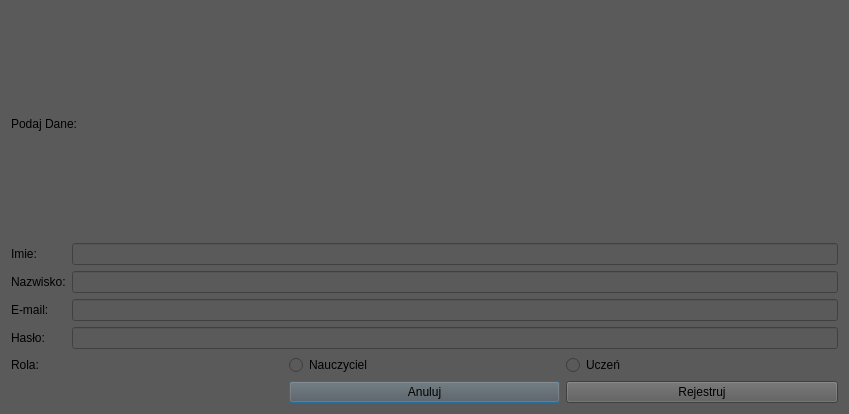
<?xml version="1.0" encoding="UTF-8"?>
<ui version="4.0">
 <class>RegisterWindow</class>
 <widget class="QDialog" name="RegisterWindow">
  <property name="geometry">
   <rect>
    <x>0</x>
    <y>0</y>
    <width>849</width>
    <height>414</height>
   </rect>
  </property>
  <property name="windowTitle">
   <string>Dialog</string>
  </property>
  <property name="styleSheet">
   <string notr="true">background-color: rgb(90, 90, 90);</string>
  </property>
  <layout class="QVBoxLayout" name="verticalLayout_6">
   <item>
    <layout class="QVBoxLayout" name="verticalLayout_4">
     <item>
      <layout class="QVBoxLayout" name="verticalLayout_3">
       <item>
        <widget class="QLabel" name="enterDataLabel">
         <property name="styleSheet">
          <string notr="true">font: 700 26pt &quot;Segoe UI&quot;;
color: &quot;white&quot;;</string>
         </property>
         <property name="text">
          <string>Podaj Dane:</string>
         </property>
        </widget>
       </item>
       <item>
        <layout class="QHBoxLayout" name="horizontalLayout">
         <item>
          <layout class="QVBoxLayout" name="verticalLayout">
           <item>
            <widget class="QLabel" name="nameLabel">
             <property name="styleSheet">
              <string notr="true">font: italic 22pt &quot;Trebuchet MS&quot;;
color: &quot;white&quot;;</string>
             </property>
             <property name="text">
              <string>Imie:</string>
             </property>
            </widget>
           </item>
           <item>
            <widget class="QLabel" name="lastNameLabel">
             <property name="styleSheet">
              <string notr="true">font: italic 22pt &quot;Trebuchet MS&quot;;
color: &quot;white&quot;;</string>
             </property>
             <property name="text">
              <string>Nazwisko:</string>
             </property>
            </widget>
           </item>
           <item>
            <widget class="QLabel" name="emailLabel">
             <property name="styleSheet">
              <string notr="true">font: italic 22pt &quot;Trebuchet MS&quot;;
color: &quot;white&quot;;</string>
             </property>
             <property name="text">
              <string>E-mail:</string>
             </property>
            </widget>
           </item>
           <item>
            <widget class="QLabel" name="passwordLabel">
             <property name="styleSheet">
              <string notr="true">font: italic 22pt &quot;Trebuchet MS&quot;;
color: &quot;white&quot;;</string>
             </property>
             <property name="text">
              <string>Hasło:</string>
             </property>
            </widget>
           </item>
          </layout>
         </item>
         <item>
          <layout class="QVBoxLayout" name="verticalLayout_2">
           <item>
            <widget class="QLineEdit" name="nameLineEdit">
             <property name="styleSheet">
              <string notr="true">font: 14pt &quot;Segoe UI&quot;;
color: &quot;white&quot;;</string>
             </property>
            </widget>
           </item>
           <item>
            <widget class="QLineEdit" name="lastNameLineEdit">
             <property name="styleSheet">
              <string notr="true">font: 14pt &quot;Segoe UI&quot;;
color: &quot;white&quot;;</string>
             </property>
            </widget>
           </item>
           <item>
            <widget class="QLineEdit" name="emailLineEdit">
             <property name="styleSheet">
              <string notr="true">font: 14pt &quot;Segoe UI&quot;;
color: &quot;white&quot;;</string>
             </property>
            </widget>
           </item>
           <item>
            <widget class="QLineEdit" name="passwordLineEdit">
             <property name="styleSheet">
              <string notr="true">font: 14pt &quot;Segoe UI&quot;;
color: &quot;white&quot;;</string>
             </property>
             <property name="echoMode">
              <enum>QLineEdit::Password</enum>
             </property>
            </widget>
           </item>
          </layout>
         </item>
        </layout>
       </item>
      </layout>
     </item>
     <item>
      <layout class="QHBoxLayout" name="horizontalLayout_2">
       <item>
        <widget class="QLabel" name="roleLabel">
         <property name="styleSheet">
          <string notr="true">font: italic 22pt &quot;Trebuchet MS&quot;;
color: &quot;white&quot;;</string>
         </property>
         <property name="text">
          <string>Rola:</string>
         </property>
        </widget>
       </item>
       <item>
        <widget class="QRadioButton" name="teacherRadioButton">
         <property name="styleSheet">
          <string notr="true">font: italic 14pt &quot;Trebuchet MS&quot;;
color: &quot;white&quot;;</string>
         </property>
         <property name="text">
          <string>Nauczyciel</string>
         </property>
        </widget>
       </item>
       <item>
        <widget class="QRadioButton" name="studentRadioButton">
         <property name="styleSheet">
          <string notr="true">font: italic 14pt &quot;Trebuchet MS&quot;;
color: &quot;white&quot;;</string>
         </property>
         <property name="text">
          <string>Uczeń</string>
         </property>
         <property name="autoRepeatDelay">
          <number>200</number>
         </property>
        </widget>
       </item>
      </layout>
     </item>
    </layout>
   </item>
   <item>
    <layout class="QHBoxLayout" name="horizontalLayout_3">
     <item>
      <widget class="QLabel" name="photoLabel">
       <property name="text">
        <string/>
       </property>
      </widget>
     </item>
     <item>
      <widget class="QPushButton" name="cancelPushButton">
       <property name="cursor">
        <cursorShape>OpenHandCursor</cursorShape>
       </property>
       <property name="styleSheet">
        <string notr="true">font: italic 22pt &quot;Trebuchet MS&quot;;
color: &quot;white&quot;;</string>
       </property>
       <property name="text">
        <string>Anuluj</string>
       </property>
       <property name="autoRepeatDelay">
        <number>200</number>
       </property>
      </widget>
     </item>
     <item>
      <widget class="QPushButton" name="registerPushButton">
       <property name="cursor">
        <cursorShape>OpenHandCursor</cursorShape>
       </property>
       <property name="styleSheet">
        <string notr="true">font: italic 22pt &quot;Trebuchet MS&quot;;
color: &quot;white&quot;;</string>
       </property>
       <property name="text">
        <string>Rejestruj</string>
       </property>
       <property name="autoRepeatDelay">
        <number>200</number>
       </property>
      </widget>
     </item>
    </layout>
   </item>
  </layout>
 </widget>
 <resources/>
 <connections/>
</ui>
